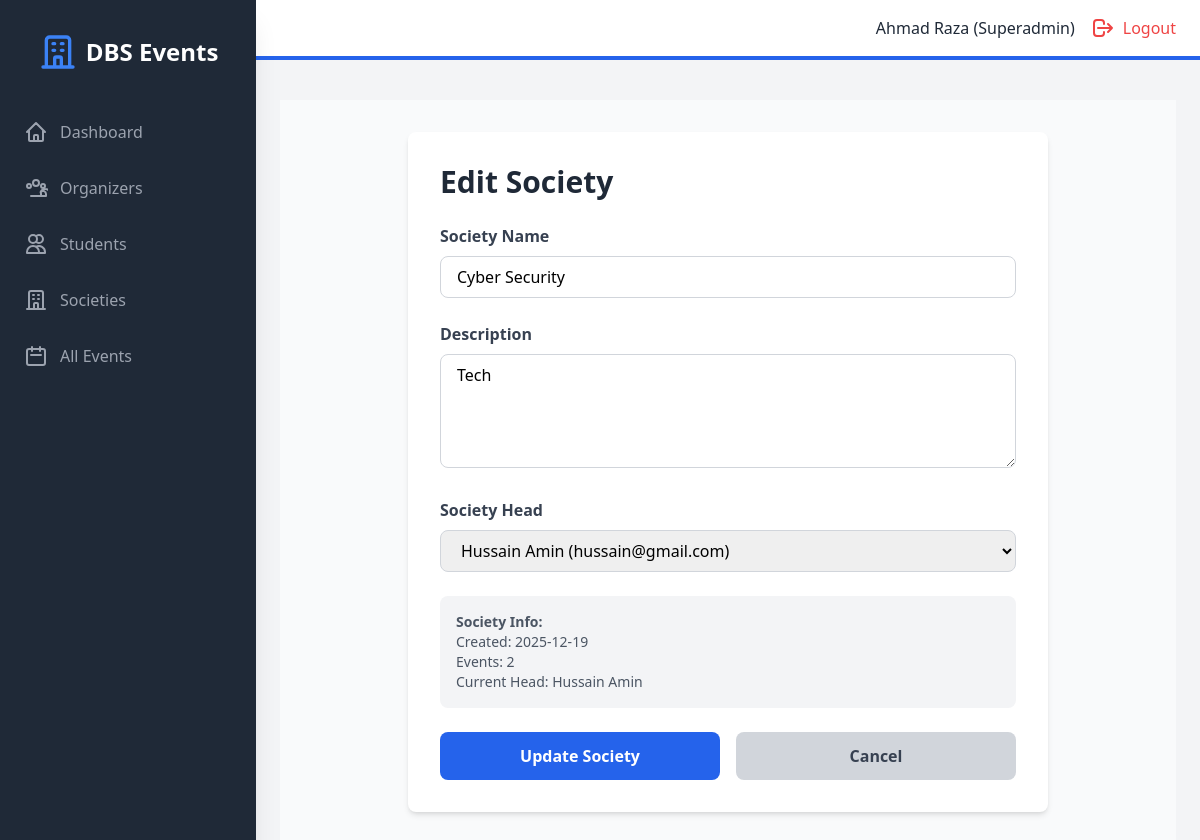
Page /admin/edit-society/1 (signed in) on the committed database.
### models.py (models this page shows, shortened)
class User(UserMixin, db.Model):
    id = db.Column(db.Integer, primary_key=True)
    student_number = db.Column(db.String(50), unique=True, nullable=True)
    email = db.Column(db.String(120), unique=True, nullable=False)
    password_hash = db.Column(db.String(200), nullable=False)
    name = db.Column(db.String(100), nullable=False)
    role = db.Column(db.String(20), nullable=False)  # superadmin, organizer, student
    created_at = db.Column(db.DateTime, default=datetime.utcnow)
    societies = db.relationship('Society', backref='head', lazy=True)
    events_created = db.relationship('Event', backref='creator', lazy=True)
    registrations = db.relationship('Registration', backref='student', lazy=True)

class Society(db.Model):
    id = db.Column(db.Integer, primary_key=True)
    name = db.Column(db.String(100), nullable=False, unique=True)
    description = db.Column(db.Text, nullable=True)
    society_head_id = db.Column(db.Integer, db.ForeignKey('user.id'), nullable=False)
    created_at = db.Column(db.DateTime, default=datetime.utcnow)
    events = db.relationship('Event', backref='society', lazy=True)

### backend/routes/admin.py (the view, shortened to what this page needs)
@admin_bp.route("/admin/edit-society/<int:society_id>", methods=["GET", "POST"], endpoint="admin_edit_society")
@admin_required
def admin_edit_society(society_id):
    society = Society.query.get_or_404(society_id)
    organizers = User.query.filter_by(role="organizer").all()
    return render_template("admin/edit_society.html", society=society, organizers=organizers)

### backend/main.py (called while the page is built)
@login_manager.user_loader
def load_user(user_id):
    return User.query.get(int(user_id))

### frontend/templates/admin/edit_society.html (shortened to what this page needs)
{% extends "base.html" %}
{% block auth_content %}
<div class="min-h-screen bg-gray-50 py-8">
    <div class="max-w-2xl mx-auto px-4">
        <div class="bg-white rounded-lg shadow-md p-8">
            <h2 class="text-3xl font-bold text-gray-800 mb-6">Edit Society</h2>
            <form method="POST" action="{{ url_for('admin.admin_edit_society', society_id=society.id) }}">
                <div class="space-y-6">
                    <div>
                        <label for="name" class="block text-gray-700 font-semibold mb-2">Society Name</label>
                        <input type="text" id="name" name="name" value="{{ society.name }}" required
                               class="w-full px-4 py-2 border border-gray-300 rounded-lg focus:ring-2 focus:ring-blue-500 focus:border-transparent">
                    </div>
                    <div>
                        <label for="description" class="block text-gray-700 font-semibold mb-2">Description</label>
                        <textarea id="description" name="description" rows="4"
                                  class="w-full px-4 py-2 border border-gray-300 rounded-lg focus:ring-2 focus:ring-blue-500 focus:border-transparent">{{ society.description or '' }}</textarea>
                    </div>
                    <div>
                        <label for="society_head_id" class="block text-gray-700 font-semibold mb-2">Society Head</label>
                        <select id="society_head_id" name="society_head_id" required
                                class="w-full px-4 py-2 border border-gray-300 rounded-lg focus:ring-2 focus:ring-blue-500 focus:border-transparent">
                            {% for organizer in organizers %}
                                <option value="{{ organizer.id }}" {% if society.society_head_id == organizer.id %}selected{% endif %}>
                                    {{ organizer.name }} ({{ organizer.email }})
                                </option>
                            {% endfor %}
                        </select>
                    </div>
                    <div class="bg-gray-100 p-4 rounded-lg">
                        <p class="text-sm text-gray-600">
                            <strong>Society Info:</strong><br>
                            Created: {{ society.created_at.strftime('%Y-%m-%d') if society.created_at else 'N/A' }}<br>
                            Events: {{ society.events|length }}<br>
                            Current Head: {{ society.head.name if society.head else 'None' }}
                        </p>
                    </div>
                    <div class="flex space-x-4">
                        <button type="submit" class="flex-1 bg-blue-600 text-white py-3 px-6 rounded-lg font-semibold hover:bg-blue-700 transition">
                            Update Society
                        </button>
                        <a href="{{ url_for('admin.admin_societies') }}" class="flex-1 bg-gray-300 text-gray-700 py-3 px-6 rounded-lg font-semibold hover:bg-gray-400 transition text-center">
                            Cancel
                        </a>
                    </div>
                </div>
            </form>
        </div>
    </div>
</div>
{% endblock %}

### frontend/templates/base.html (shortened to what this page needs)
<!DOCTYPE html>
<html lang="en">
<head>
    <script src="https://cdn.tailwindcss.com"></script>
    <link rel="stylesheet" href="{{ url_for('static', filename='css/style.css') }}">
</head>
<body class="bg-gray-100">
    {% if current_user.is_authenticated %}
    <div class="flex h-screen bg-gray-100">
        <div id="sidebar" class="sidebar fixed inset-y-0 left-0 z-30 w-64 bg-gray-800 overflow-y-auto transition duration-300 ease-out md:translate-x-0 md:static md:shadow-xl sidebar-closed">
            <div class="flex items-center justify-center mt-8">
                <div class="flex items-center">
                    <svg class="h-10 w-10 text-blue-500" fill="none" stroke="currentColor" viewBox="0 0 24 24">
                        <path stroke-linecap="round" stroke-linejoin="round" stroke-width="2" d="M19 21V5a2 2 0 00-2-2H7a2 2 0 00-2 2v16m14 0h2m-2 0h-5m-9 0H3m2 0h5M9 7h1m-1 4h1m4-4h1m-1 4h1m-5 10v-5a1 1 0 011-1h2a1 1 0 011 1v5m-4 0h4"></path>
                    </svg>
                    <span class="text-white text-2xl font-semibold ml-2">DBS Events</span>
                </div>
            </div>
            <nav class="mt-10">
                {% if current_user.role == 'superadmin' %}
                    <a class="flex items-center mt-4 py-2 px-6 text-gray-400 hover:bg-gray-700 hover:text-white" href="{{ url_for('admin.admin_dashboard') }}">
                        <svg class="h-6 w-6" fill="none" stroke="currentColor" viewBox="0 0 24 24"><path stroke-linecap="round" stroke-linejoin="round" stroke-width="2" d="M3 12l2-2m0 0l7-7 7 7M5 10v10a1 1 0 001 1h3m10-11l2 2m-2-2v10a1 1 0 01-1 1h-3m-6 0a1 1 0 001-1v-4a1 1 0 011-1h2a1 1 0 011 1v4a1 1 0 001 1m-6 0h6"></path></svg>
                        <span class="mx-3">Dashboard</span>
                    </a>
                    <a class="flex items-center mt-4 py-2 px-6 text-gray-400 hover:bg-gray-700 hover:text-white" href="{{ url_for('admin.admin_organizers') }}">
                        <span class="mx-3">Organizers</span>
                    </a>
                    <a class="flex items-center mt-4 py-2 px-6 text-gray-400 hover:bg-gray-700 hover:text-white" href="{{ url_for('admin.admin_students') }}">
                        <svg class="h-6 w-6" fill="none" stroke="currentColor" viewBox="0 0 24 24"><path stroke-linecap="round" stroke-linejoin="round" stroke-width="2" d="M12 4.354a4 4 0 110 5.292M15 21H3v-1a6 6 0 0112 0v1zm0 0h6v-1a6 6 0 00-9-5.197M13 7a4 4 0 11-8 0 4 4 0 018 0z"></path></svg>
                        <span class="mx-3">Students</span>
                    </a>
                    <a class="flex items-center mt-4 py-2 px-6 text-gray-400 hover:bg-gray-700 hover:text-white" href="{{ url_for('admin.admin_societies') }}">
                        <svg class="h-6 w-6" fill="none" stroke="currentColor" viewBox="0 0 24 24"><path stroke-linecap="round" stroke-linejoin="round" stroke-width="2" d="M19 21V5a2 2 0 00-2-2H7a2 2 0 00-2 2v16m14 0h2m-2 0h-5m-9 0H3m2 0h5M9 7h1m-1 4h1m4-4h1m-1 4h1m-5 10v-5a1 1 0 011-1h2a1 1 0 011 1v5m-4 0h4"></path></svg>
                        <span class="mx-3">Societies</span>
                    </a>
                    <a class="flex items-center mt-4 py-2 px-6 text-gray-400 hover:bg-gray-700 hover:text-white" href="{{ url_for('admin.admin_events') }}">
                        <svg class="h-6 w-6" fill="none" stroke="currentColor" viewBox="0 0 24 24"><path stroke-linecap="round" stroke-linejoin="round" stroke-width="2" d="M8 7V3m8 4V3m-9 8h10M5 21h14a2 2 0 002-2V7a2 2 0 00-2-2H5a2 2 0 00-2 2v12a2 2 0 002 2z"></path></svg>
                        <span class="mx-3">All Events</span>
                    </a>
                {% endif %}
            </nav>
        </div>
        <div class="flex-1 flex flex-col overflow-hidden">
            <header class="flex justify-between items-center py-4 px-6 bg-white border-b-4 border-blue-600">
                <div class="flex items-center">
                    <span class="text-gray-800 mr-4">{{ current_user.name }} ({{ current_user.role | capitalize }})</span>
                    <a href="{{ url_for('public.logout') }}" class="flex items-center text-red-500 hover:text-red-700">
                        <svg class="h-6 w-6" fill="none" stroke="currentColor" viewBox="0 0 24 24"><path stroke-linecap="round" stroke-linejoin="round" stroke-width="2" d="M17 16l4-4m0 0l-4-4m4 4H7m6 4v1a3 3 0 01-3 3H6a3 3 0 01-3-3v-10a3 3 0 013-3h4a3 3 0 013 3v1"></path></svg>
                        <span class="ml-2 hidden sm:inline">Logout</span>
                    </a>
                </div>
            </header>
            <div class="px-6 pt-4">
            </div>
            <main class="flex-1 overflow-x-hidden overflow-y-auto bg-gray-100 p-6">
                {% block auth_content %}{% endblock %}
            </main>
        </div>
    </div>
    {% endif %}
</body>
</html>

### frontend/static/css/style.css (style rules this page uses)
body { font-family: 'Segoe UI', Tahoma, Geneva, Verdana, sans-serif; }
a, button { transition: all 0.3s ease; }

### frontend/templates/base.html (style rules this page uses)
.sidebar { transition: transform 0.3s ease-in-out; }
.sidebar-closed { transform: translateX(-100%); }
@media (min-width: 768px) { .sidebar-closed { transform: translateX(0); } }

### rows in the picture
User: name "Ahmad Raza", role "Superadmin"
Society: name "Cyber Security", description "Tech", society_head_id "Hussain Amin (hussain@gmail.com)", created_at "2025-12-19"
User: head "Hussain Amin"

### other values in the picture
{{ society.events|length }} "2"
